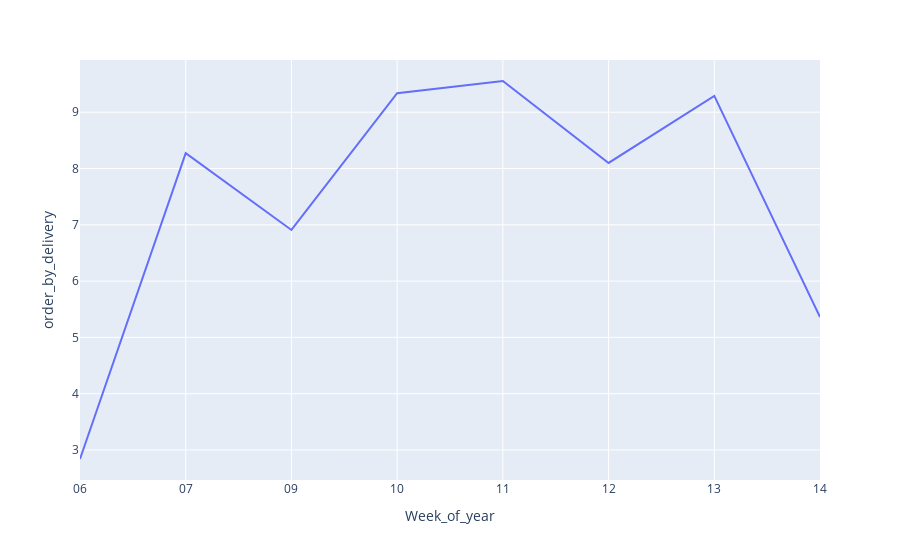

The code cell stored with this chart in its notebook:
### Code cell
df1['Week_of_year'] = df1['Order_Date'].dt.strftime("%U")
df_aux1 = df1.loc[: , ['Week_of_year' , 'ID']].groupby('Week_of_year').count().reset_index()
df_aux2 = df1.loc[: , ['Week_of_year', 'Delivery_person_ID']].groupby('Week_of_year').nunique().reset_index()
df_aux =  pd.merge(df_aux1 , df_aux2, how='inner')
df_aux['order_by_delivery'] = df_aux['ID'] / df_aux['Delivery_person_ID']

# Gerando o gráfico
fig = px.line(
    df_aux,     # DataFrame com os dados
    x="Week_of_year",   # eixo X
    y="order_by_delivery",   # eixo Y
)
fig.show()

### Figure 1 — Plotly figure (JSON) as saved in the notebook; plotly's stock layout.template omitted (floating-point values rounded to 4 significant figures)
{"data": [{"hovertemplate": "Week_of_year=%{x}<br>order_by_delivery=%{y}<extra></extra>", "legendgroup": "", "line": {"color": "#636efa", "dash": "solid"}, "marker": {"symbol": "circle"}, "mode": "lines", "name": "", "orientation": "v", "showlegend": false, "type": "scatter", "x": ["06", "07", "09", "10", "11", "12", "13", "14"], "xaxis": "x", "y": [2.839, 8.273, 6.908, 9.338, 9.554, 8.099, 9.289, 5.36], "yaxis": "y"}], "layout": {"legend": {"tracegroupgap": 0}, "margin": {"t": 60}, "xaxis": {"anchor": "y", "domain": [0, 1], "title": {"text": "Week_of_year"}}, "yaxis": {"anchor": "x", "domain": [0, 1], "title": {"text": "order_by_delivery"}}}}
